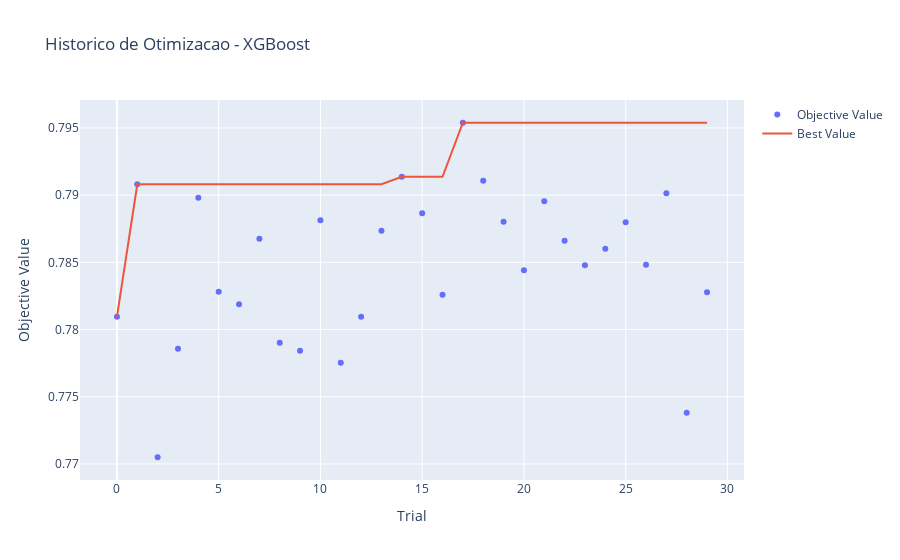

The notebook cell this image was saved under:
### Markdown cell above
---
## 6. Visualizações Optuna

### Code cell
# Histórico de otimização - XGBoost
fig = plot_optimization_history(study_xgb)
fig.update_layout(title='Historico de Otimizacao - XGBoost')
fig.show()

### Figure 1 — Plotly figure (JSON) as saved in the notebook; plotly's stock layout.template omitted (floating-point values rounded to 4 significant figures)
{"data": [{"mode": "markers", "name": "Objective Value", "type": "scatter", "x": [0, 1, 2, 3, 4, 5, 6, 7, 8, 9, 10, 11, 12, 13, 14, 15, 16, 17, 18, 19, 20, 21, 22, 23, 24, 25, 26, 27, 28, 29], "y": [0.781, 0.7908, 0.7705, 0.7786, 0.7898, 0.7828, 0.7819, 0.7868, 0.779, 0.7784, 0.7881, 0.7775, 0.781, 0.7874, 0.7914, 0.7887, 0.7826, 0.7954, 0.7911, 0.788, 0.7844, 0.7895, 0.7866, 0.7848, 0.786, 0.788, 0.7848, 0.7901, 0.7738, 0.7828]}, {"mode": "lines", "name": "Best Value", "type": "scatter", "x": [0, 1, 2, 3, 4, 5, 6, 7, 8, 9, 10, 11, 12, 13, 14, 15, 16, 17, 18, 19, 20, 21, 22, 23, 24, 25, 26, 27, 28, 29], "y": [0.781, 0.7908, 0.7908, 0.7908, 0.7908, 0.7908, 0.7908, 0.7908, 0.7908, 0.7908, 0.7908, 0.7908, 0.7908, 0.7908, 0.7914, 0.7914, 0.7914, 0.7954, 0.7954, 0.7954, 0.7954, 0.7954, 0.7954, 0.7954, 0.7954, 0.7954, 0.7954, 0.7954, 0.7954, 0.7954]}, {"marker": {"color": "#cccccc"}, "mode": "markers", "name": "Infeasible Trial", "showlegend": false, "type": "scatter", "x": [], "y": []}], "layout": {"title": {"text": "Historico de Otimizacao - XGBoost"}, "xaxis": {"title": {"text": "Trial"}}, "yaxis": {"title": {"text": "Objective Value"}}}}
